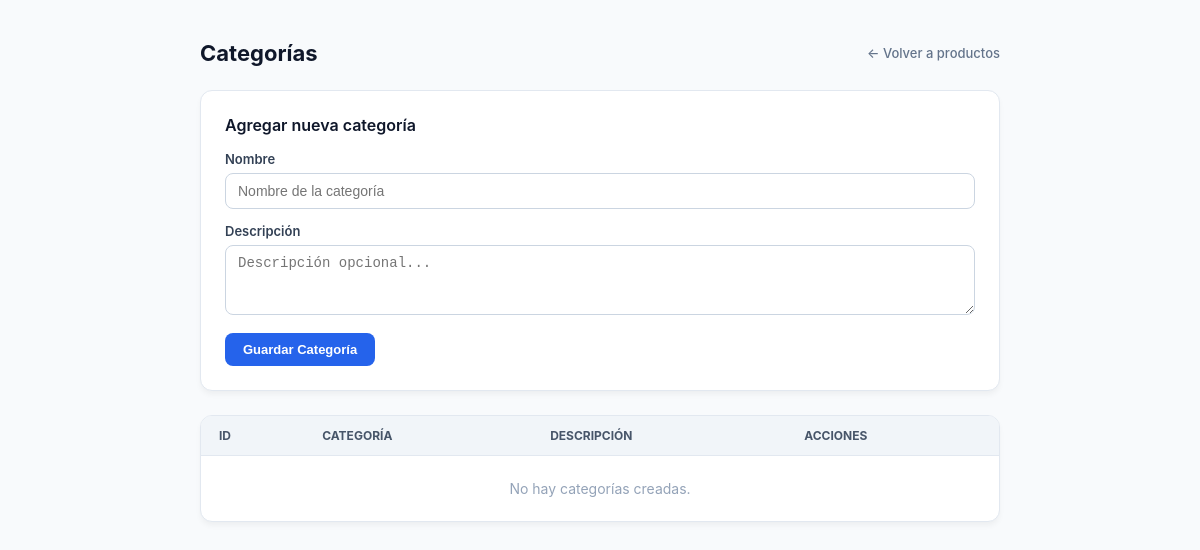
Page /categorias/ on the earlier database version.
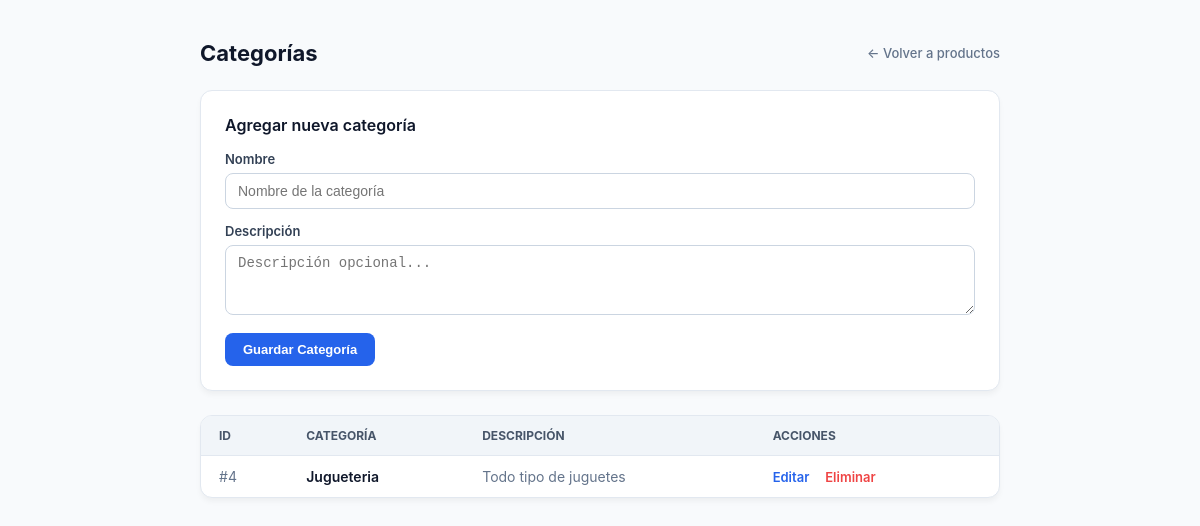
Same page on the later database version.
### productos/models.py (models this page shows, shortened)
class Categoria(models.Model):
    nombre = models.CharField(max_length=100)
    descripcion = models.TextField(blank=True, null=True)

### productos/views.py (the view)
# urls.py: path('categorias/', views.listar_categorias, name='listar_categorias'),
def listar_categorias(request):
    if request.method == 'POST':
        Categoria.objects.create(
            nombre=request.POST['nombre'],
            descripcion=request.POST['descripcion']
        )
        return redirect('listar_categorias')
    categorias = Categoria.objects.all()
    return render(request, 'productos/categoria_listado.html', {'categorias': categorias})

### productos/templates/productos/categoria_listado.html (shortened to what this page needs)
<!DOCTYPE html>
<html lang="es">
<head>
</head>
<body>
    <div class="container">
        <div class="top-bar">
            <h1>Categorías</h1>
            <a href="{% url 'listar_productos' %}" class="back-link">← Volver a productos</a>
        </div>
        <div class="card">
            <h2>Agregar nueva categoría</h2>
            <form method="POST">
                <div class="form-group">
                    <label>Nombre</label>
                    <input type="text" name="nombre" placeholder="Nombre de la categoría" required>
                </div>
                <div class="form-group">
                    <label>Descripción</label>
                    <textarea name="descripcion" placeholder="Descripción opcional..."></textarea>
                </div>
                <button type="submit" class="btn-submit">Guardar Categoría</button>
            </form>
        </div>
        <div class="table-card">
            <table>
                <thead>
                    <tr>
                        <th>ID</th>
                        <th>Categoría</th>
                        <th>Descripción</th>
                        <th>Acciones</th>
                    </tr>
                </thead>
                <tbody>
                    {% for cat in categorias %}
                    <tr>
                        <td style="color: #64748b;">#{{ cat.id }}</td>
                        <td style="font-weight: 600; color: #0f172a;">{{ cat.nombre }}</td>
                        <td style="color: #64748b;">{{ cat.descripcion|default:"-" }}</td>
                        <td>
                            <a href="{% url 'editar_categoria' cat.id %}" class="action-link">Editar</a>
                            <a href="{% url 'eliminar_categoria' cat.id %}" class="action-link action-delete" onclick="return confirm('¿Eliminar esta categoría?');">Eliminar</a>
                        </td>
                    </tr>
                    {% empty %}
                    <tr>
                        <td colspan="4" style="text-align: center; color: #94a3b8; padding: 24px;">No hay categorías creadas.</td>
                    </tr>
                    {% endfor %}
                </tbody>
            </table>
        </div>
    </div>
</body>
</html>

Differences in the rows shown:
added Categoria: id "4", nombre "Jugueteria", descripcion "Todo tipo de juguetes"
Other differences:
text no longer shown: "No hay categorías creadas."
